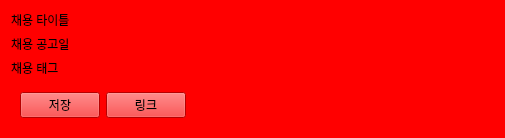
<?xml version="1.0" encoding="UTF-8"?>
<ui version="4.0">
 <class>form_item</class>
 <widget class="QWidget" name="form_item">
  <property name="geometry">
   <rect>
    <x>0</x>
    <y>0</y>
    <width>505</width>
    <height>131</height>
   </rect>
  </property>
  <property name="windowTitle">
   <string>Form</string>
  </property>
  <property name="styleSheet">
   <string notr="true">background-color: rgb(255, 0, 0);</string>
  </property>
  <layout class="QGridLayout" name="gridLayout">
   <item row="2" column="0">
    <widget class="QLabel" name="lbl_tag">
     <property name="text">
      <string>채용 태그</string>
     </property>
    </widget>
   </item>
   <item row="0" column="0">
    <widget class="QLabel" name="lbl_title">
     <property name="text">
      <string>채용 타이틀</string>
     </property>
    </widget>
   </item>
   <item row="1" column="0">
    <widget class="QLabel" name="lbl_date">
     <property name="text">
      <string>채용 공고일</string>
     </property>
    </widget>
   </item>
   <item row="3" column="0">
    <widget class="QWidget" name="" native="true">
     <layout class="QGridLayout" name="gridLayout_2">
      <item row="0" column="0">
       <widget class="QPushButton" name="pushButton">
        <property name="text">
         <string>저장</string>
        </property>
       </widget>
      </item>
      <item row="0" column="1">
       <widget class="QPushButton" name="pushButton_2">
        <property name="text">
         <string>링크</string>
        </property>
       </widget>
      </item>
      <item row="0" column="2">
       <spacer name="horizontalSpacer">
        <property name="orientation">
         <enum>Qt::Horizontal</enum>
        </property>
        <property name="sizeHint" stdset="0">
         <size>
          <width>40</width>
          <height>20</height>
         </size>
        </property>
       </spacer>
      </item>
     </layout>
    </widget>
   </item>
  </layout>
 </widget>
 <resources/>
 <connections/>
</ui>
